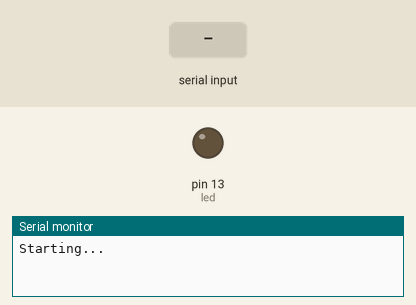
Recording of a sketch running on a simulated Arduino Uno, built with avr-gcc and run on an emulated ATmega328P. Parts: output pins drawn as LEDs (lit = HIGH), the last lines printed to the serial monitor. Inputs (shaded band) come from the test bench. The modem accepts every AT command (registered, SIM ready, sends succeed) and sends nothing else.

Above: at 2.2 s.
2.3 s: "INVALID_FINGERPRINT\n" received over Serial
At 12.7 s:
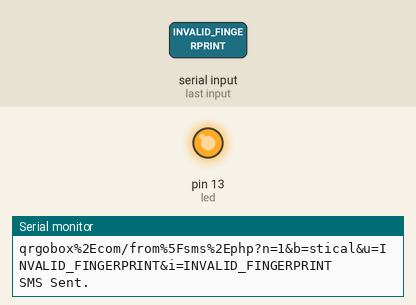
Timing chart, 0 to 13.4 s (numbered marks = the images above; inputs shaded):
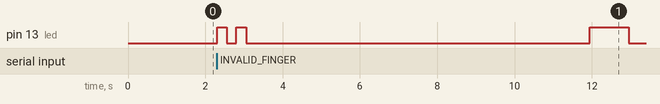

Measured:
- after the input at 2.3 s, pin 13 (led): goes HIGH 0.25 s, LOW 0.25 s, HIGH 0.25 s, LOW 8.9 s, HIGH 1.0 s, then LOW, starting at once

The sketch:

fingerprint_to_gsm.ino
```cpp
#include <SoftwareSerial.h>

SoftwareSerial gsmSerial(10, 11); // RX, TX for Arduino and TXD, RXD for the module

int led = 13;

void setup() {
  pinMode(led, OUTPUT);

  Serial.begin(115200);
  gsmSerial.begin(115200);

  Serial.println("Starting...");
  delay(1000);
}

void loop() {
  if (Serial.available()) {
    String serialData = Serial.readStringUntil('\n'); // Read the entire message until newline character

    if (serialData.startsWith("INVALID_FINGERPRINT") || serialData.startsWith("ADMIN_UNLOCK")) {
      if (serialData.startsWith("INVALID_FINGERPRINT")) {
        Serial.println("---------------------------------------------------------------------------");
        Serial.println("INVALID_FINGERPRINT");
        digitalWrite(led, HIGH);
        delay(250);
        digitalWrite(led, LOW);
        delay(250);
        digitalWrite(led, HIGH);
        delay(250);
        digitalWrite(led, LOW);
        delay(250);
      } else if (serialData.startsWith("ADMIN_UNLOCK")) {
        Serial.println("---------------------------------------------------------------------------");
        Serial.println("ADMIN_UNLOCK");
        digitalWrite(led, HIGH);
        delay(250);
        digitalWrite(led, LOW);
        delay(250);
        digitalWrite(led, HIGH);
        delay(250);
        digitalWrite(led, LOW);
        delay(250);
      }

      // Extract ID, current owner's name, and phone number from the serial message
      int delimiterIndex1 = serialData.indexOf(":") + 1; // Find the index of ":" and add 1 to get the start of the ID
      int delimiterIndex2 = serialData.indexOf(",", delimiterIndex1); // Find the index of "," after the ID
      int delimiterIndex3 = serialData.indexOf(",", delimiterIndex2 + 1); // Find the index of "," after the owner's name

      // Extract ID
      String id = serialData.substring(delimiterIndex1, delimiterIndex2);
      id.trim();

      // Extract current owner's name
      String currentOwner = serialData.substring(delimiterIndex2 + 1, delimiterIndex3);
      currentOwner.trim();

      // Extract phone number
      String phoneNumber = serialData.substring(delimiterIndex3 + 1);
      phoneNumber.trim();

      // Print extracted information
      Serial.println("ID: " + id);
      Serial.println("Phone Number: " + phoneNumber);
      Serial.println("Current Owner: " + currentOwner);

      String message;
      String link1 = "qrgobox%2Ecom/from%5Fsms%2Ephp?n=1&b=stical&u=" + currentOwner + "&i=" + id;
      String link2 = "qrgobox%2Ecom/from%5Fsms%2Ephp?n=2&b=stical&u=" + currentOwner + "&i=" + id;

      if (serialData.startsWith("INVALID_FINGERPRINT")) {
        message = "QRGOBOX SMS ALERT:\n\n" + currentOwner + ", your GoBox has scanned an invalid fingerprint! Proceed to this link to view your GoBox now:\n\n" + link1;
      } else if (serialData.startsWith("ADMIN_UNLOCK")) {
        message = "QRGOBOX SMS ALERT:\n\n" + currentOwner + ", your GoBox has been unlocked by an administrator! Proceed to this link to view your GoBox now:\n\n" + link2;
      }

      Serial.println(message);
      sendSMS(phoneNumber, message);
    }
  }
}

void sendSMS(String phoneNumber, String message) {
  // Set SIM800L to SMS text mode
  gsmSerial.println("AT+CMGF=1");
  delay(100);

  // Send SMS command with the phone number
  gsmSerial.print("AT+CMGS=\"");
  gsmSerial.print(phoneNumber);
  gsmSerial.println("\"");
  delay(500);

  // Send SMS content
  gsmSerial.print(message);

  // End SMS message with CTRL+Z
  gsmSerial.write(26);
  delay(8000); // Wait for the SMS to be sent

  Serial.println("SMS Sent.");
  digitalWrite(led, HIGH);
  delay(1000);
  digitalWrite(led, LOW);
}
```
